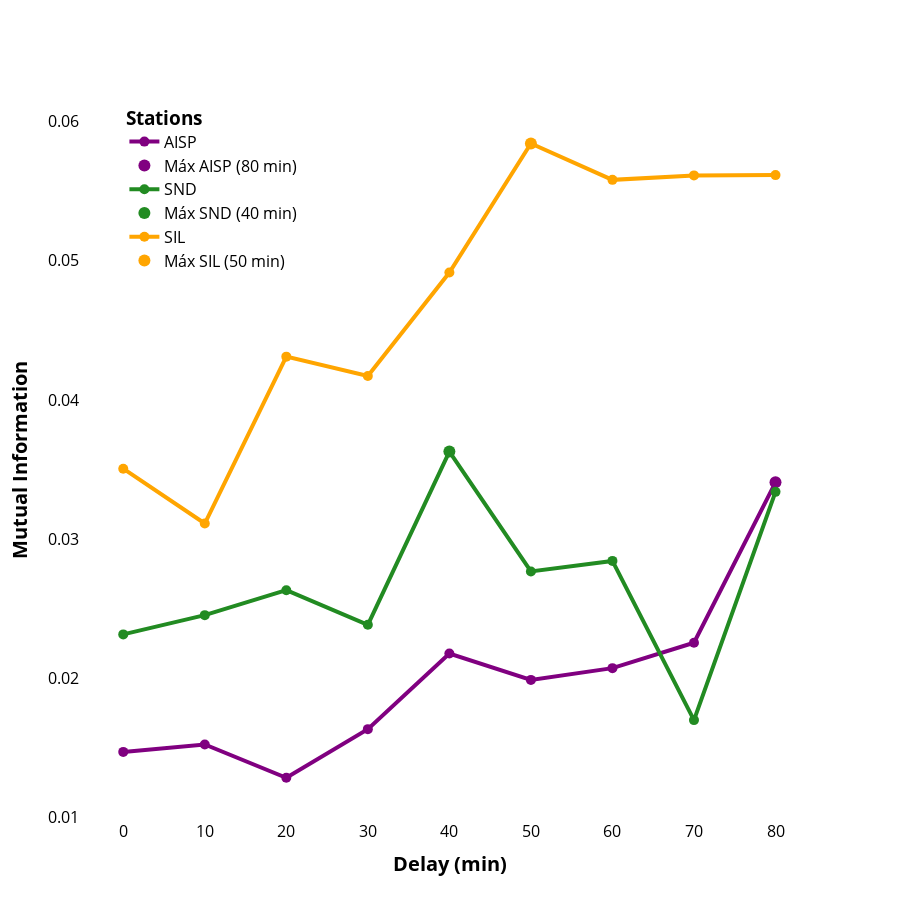

The code cell stored with this chart in its notebook:
### Code cell
import pandas as pd
import numpy as np
from sklearn.feature_selection import mutual_info_regression
import plotly.graph_objects as go

# --- AISP ---
merged1 = pd.read_csv('/home/nivelrios/documentos/Mburicao Project/data/external/aisp_local_nivel_merged.csv', index_col=0, parse_dates=True)
merged1_copy = merged1.copy()
merged1_copy['aisp_std'] = (merged1_copy['aisp'] - merged1_copy['aisp'].mean()) / merged1['aisp'].std()
merged1_copy['nivel_std'] = (merged1_copy['nivel'] - merged1_copy['nivel'].mean()) / merged1['nivel'].std()

# --- SND ---
merged2 = pd.read_csv('/home/nivelrios/documentos/Mburicao Project/data/external/snd_local_nivel_merged.csv', index_col=0, parse_dates=True)
merged2_copy = merged2.copy()
merged2_copy['snd_std'] = (merged2_copy['snd'] - merged2_copy['snd'].mean()) / merged2['snd'].std()
merged2_copy['nivel_std'] = (merged2_copy['nivel'] - merged2_copy['nivel'].mean()) / merged2['nivel'].std()

# --- SIL ---
merged3 = pd.read_csv('/home/nivelrios/documentos/Mburicao Project/data/external/sil_nivel_merged.csv', index_col=0, parse_dates=True)
merged3_copy = merged3.copy()
merged3_copy['sil_std'] = (merged3_copy['sil'] - merged3_copy['sil'].mean()) / merged3['sil'].std()
merged3_copy['nivel_std'] = (merged3_copy['nivel'] - merged3_copy['nivel'].mean()) / merged3['nivel'].std()

# --- Parámetros de retardo ---
delays_minutes = np.arange(0, 81, 10)
delays_steps = delays_minutes // 10

# --- Calcular MI: AISP ---
mi_values_aisp = []
for d in delays_steps:
    aisp_shifted = merged1['aisp'].shift(d)
    df_temp = pd.DataFrame({'nivel': merged1['nivel'], 'aisp_shifted': aisp_shifted}).dropna()
    mi = mutual_info_regression(df_temp[['nivel']], df_temp['aisp_shifted'], random_state=0)[0] if len(df_temp) > 0 else np.nan
    mi_values_aisp.append(mi)
idx_max_aisp = np.nanargmax(mi_values_aisp)
lag_aisp = delays_minutes[idx_max_aisp]
mi_max_aisp = mi_values_aisp[idx_max_aisp]

# --- Calcular MI: SND ---
mi_values_snd = []
for d in delays_steps:
    snd_shifted = merged2['snd'].shift(d)
    df_temp = pd.DataFrame({'nivel': merged2['nivel'], 'snd_shifted': snd_shifted}).dropna()
    mi = mutual_info_regression(df_temp[['nivel']], df_temp['snd_shifted'], random_state=0)[0] if len(df_temp) > 0 else np.nan
    mi_values_snd.append(mi)
idx_max_snd = np.nanargmax(mi_values_snd)
lag_snd = delays_minutes[idx_max_snd]
mi_max_snd = mi_values_snd[idx_max_snd]

# --- Calcular MI: SIL ---
mi_values_sil = []
for d in delays_steps:
    sil_shifted = merged3['sil'].shift(d)
    df_temp = pd.DataFrame({'nivel': merged3['nivel'], 'sil_shifted': sil_shifted}).dropna()
    mi = mutual_info_regression(df_temp[['nivel']], df_temp['sil_shifted'], random_state=0)[0] if len(df_temp) > 0 else np.nan
    mi_values_sil.append(mi)
idx_max_sil = np.nanargmax(mi_values_sil)
lag_sil = delays_minutes[idx_max_sil]
mi_max_sil = mi_values_sil[idx_max_sil]

# --- Crear figura combinada ---
fig = go.Figure()

# AISP trace
fig.add_trace(go.Scatter(
    x=delays_minutes,
    y=mi_values_aisp,
    mode='lines+markers',
    name='AISP',
    marker=dict(size=10),
    line=dict(width=4, color='purple')
))
fig.add_trace(go.Scatter(
    x=[lag_aisp],
    y=[mi_max_aisp],
    mode='markers',
    marker=dict(size=12, color='purple'),
    name=f'Máx AISP ({lag_aisp} min)'
))

# SND trace
fig.add_trace(go.Scatter(
    x=delays_minutes,
    y=mi_values_snd,
    mode='lines+markers',
    name='SND',
    marker=dict(size=10),
    line=dict(width=4, color='forestgreen')
))
fig.add_trace(go.Scatter(
    x=[lag_snd],
    y=[mi_max_snd],
    mode='markers',
    marker=dict(size=12, color='forestgreen'),
    name=f'Máx SND ({lag_snd} min)'
))

# SIL trace
fig.add_trace(go.Scatter(
    x=delays_minutes,
    y=mi_values_sil,
    mode='lines+markers',
    name='SIL',
    marker=dict(size=10),
    line=dict(width=4, color='orange')
))
fig.add_trace(go.Scatter(
    x=[lag_sil],
    y=[mi_max_sil],
    mode='markers',
    marker=dict(size=12, color='orange'),
    name=f'Máx SIL ({lag_sil} min)'
))

# --- Layout ---
fig.update_layout(
    xaxis_title='<b>Delay (min)</b>',
    yaxis_title='<b>Mutual Information</b>',
    width=900,
    height=900,
    plot_bgcolor='white',
    paper_bgcolor='white',
    legend=dict(
         title='<b>Stations</b>',
         font=dict(size=16, color='black'),
         x=0.06,           # Posición horizontal (0 = izquierda, 1 = derecha)
         y=1,           # Posición vertical (1 = arriba, 0 = abajo)
         xanchor='left',
         yanchor='top',
         bgcolor='rgba(255,255,255,0.7)'  # Fondo semitransparente para mejorar legibilidad
    ),
     xaxis=dict(title_font=dict(size=20,color='black'), tickfont=dict(size=16,color='black'),tickcolor='black',),
     yaxis=dict(title_font=dict(size=20,color='black'), tickfont=dict(size=16,color='black'))
)

fig.show()

### Figure 1 — Plotly figure (JSON) as saved in the notebook; plotly's stock layout.template omitted (floating-point values rounded to 4 significant figures)
{"data": [{"line": {"color": "purple", "width": 4}, "marker": {"size": 10}, "mode": "lines+markers", "name": "AISP", "type": "scatter", "x": [0, 10, 20, 30, 40, 50, 60, 70, 80], "y": [0.0147, 0.01523, 0.01284, 0.01633, 0.02177, 0.01987, 0.02072, 0.02254, 0.03408]}, {"marker": {"color": "purple", "size": 12}, "mode": "markers", "name": "Máx AISP (80 min)", "type": "scatter", "x": [80], "y": [0.03408]}, {"line": {"color": "forestgreen", "width": 4}, "marker": {"size": 10}, "mode": "lines+markers", "name": "SND", "type": "scatter", "x": [0, 10, 20, 30, 40, 50, 60, 70, 80], "y": [0.02315, 0.02453, 0.02632, 0.02383, 0.03629, 0.02767, 0.02843, 0.01698, 0.03339]}, {"marker": {"color": "forestgreen", "size": 12}, "mode": "markers", "name": "Máx SND (40 min)", "type": "scatter", "x": [40], "y": [0.03629]}, {"line": {"color": "orange", "width": 4}, "marker": {"size": 10}, "mode": "lines+markers", "name": "SIL", "type": "scatter", "x": [0, 10, 20, 30, 40, 50, 60, 70, 80], "y": [0.03506, 0.03111, 0.04311, 0.04172, 0.04916, 0.05844, 0.05582, 0.05614, 0.05616]}, {"marker": {"color": "orange", "size": 12}, "mode": "markers", "name": "Máx SIL (50 min)", "type": "scatter", "x": [50], "y": [0.05844]}], "layout": {"height": 900, "legend": {"bgcolor": "rgba(255,255,255,0.7)", "font": {"color": "black", "size": 16}, "title": {"text": "<b>Stations</b>"}, "x": 0.06, "xanchor": "left", "y": 1, "yanchor": "top"}, "paper_bgcolor": "white", "plot_bgcolor": "white", "width": 900, "xaxis": {"autorange": true, "range": [-5.305, 85.46], "tickcolor": "black", "tickfont": {"color": "black", "size": 16}, "title": {"font": {"color": "black", "size": 20}, "text": "<b>Delay (min)</b>"}, "type": "linear"}, "yaxis": {"autorange": true, "range": [0.009801, 0.06156], "tickfont": {"color": "black", "size": 16}, "title": {"font": {"color": "black", "size": 20}, "text": "<b>Mutual Information</b>"}, "type": "linear"}}}
